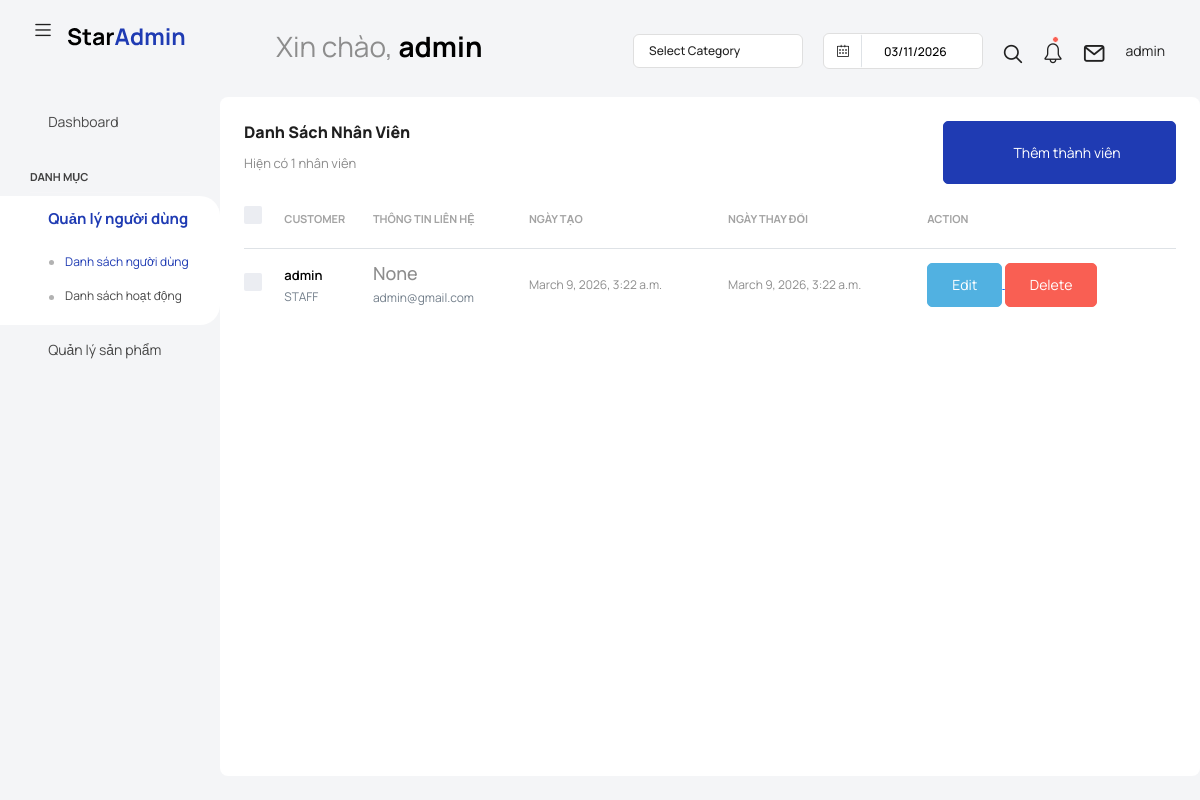
/listuserview (signed in), run on an earlier commit of the app's database.
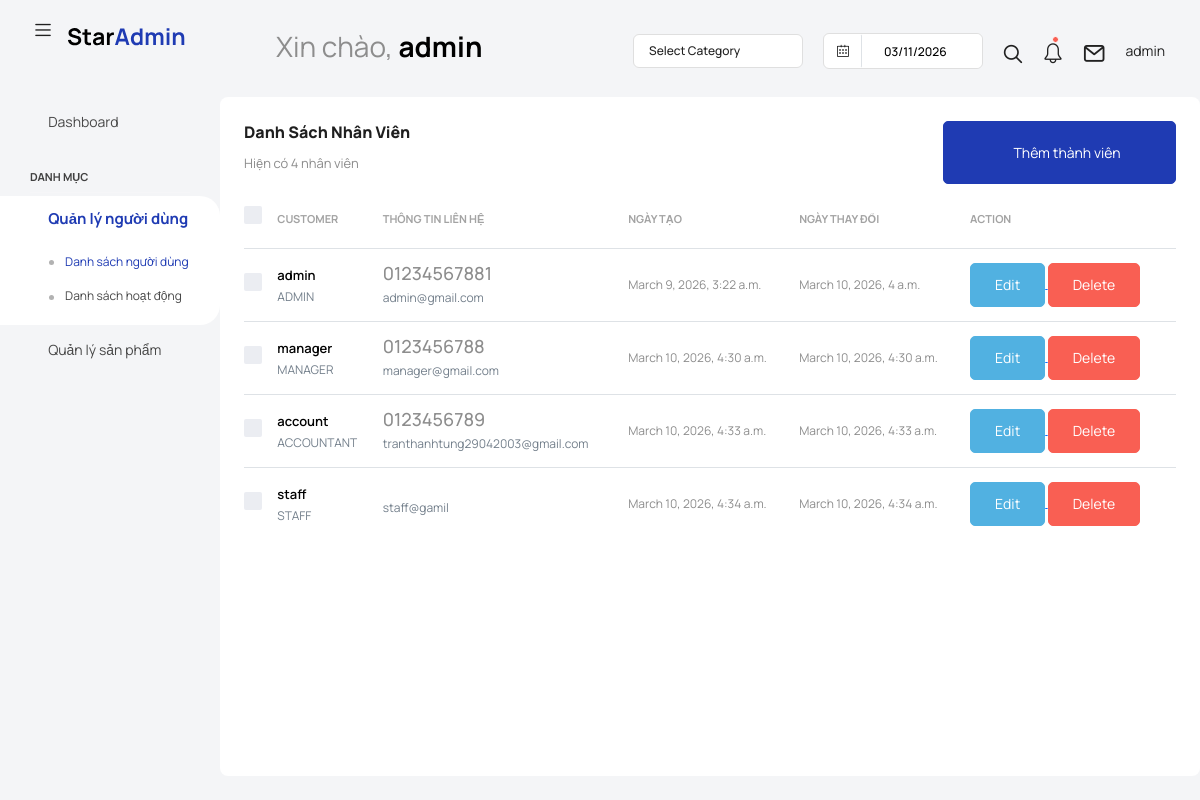
And on a later commit of the database.
### user/models.py (models this page shows, shortened)
class User(AbstractUser):
    class Role(models.TextChoices):
        ADMIN = "ADMIN", "Admin"
        MANAGER = "MANAGER", "Manager"
        ACCOUNTANT = "ACCOUNTANT", "Accountant"
        STAFF = "STAFF", "Staff"
    phone = models.CharField(max_length=20, null=True, blank=True)
    role = models.CharField(
        max_length=20,
        choices=Role.choices,
        default=Role.STAFF
    )
    created_at = models.DateTimeField(auto_now_add=True)
    updated_at = models.DateTimeField(auto_now=True)

### user/views.py (the view)
# urls.py: path("listuserview", listuserview, name = "listuserview"),
@login_required
def listuserview(request):
    if request.method == "GET":
        listuser = User.objects.all()
        return render(request, "user/list_user.html", {"listuser": listuser})
    return render(request, "blank_page.html")

### templates/user/list_user.html (shortened to what this page needs)
{% extends "base.html" %}
{% block content %}
<div class="row flex-grow">
                            <div class="col-12 grid-margin stretch-card">
                              <div class="card card-rounded">
                                <div class="card-body">
                                  <div class="d-sm-flex justify-content-between align-items-start">
                                    <div>
                                      <h4 class="card-title card-title-dash">Danh sách nhân viên</h4>
                                      <p class="card-subtitle card-subtitle-dash">Hiện có {{listuser.count}} nhân viên</p>
                                    </div>
                                    <div>
                                        <a href="{% url 'user/add_user' %}">
                                             <button class="btn btn-primary btn-lg text-white mb-0 me-0" type="button"><i class="mdi mdi-account-plus"></i> Thêm thành viên</button>
                                        </a>
                                    </div>
                                  </div>
                                  <div class="table-responsive  mt-1">
                                    <table class="table select-table">
                                      <thead>
                                        <tr>
                                          <th>
                                            <div class="form-check form-check-flat mt-0">
                                            </div>
                                          </th>
                                          <th>Customer</th>
                                          <th>Thông tin liên hệ</th>
                                          <th>Ngày tạo</th>
                                            <th>Ngày thay đổi</th>
                                          <th>Action</th>
                                        </tr>
                                      </thead>
                                      <tbody>
                                        {% for user in listuser %}
  <tr>
                                          <td>
                                            <div class="form-check form-check-flat mt-0">
                                            </div>
                                          </td>
                                          <td>
                                            <div class="d-flex ">
                                              <div>
                                                <h6>{{ user.username }}</h6>
                                                <p>{{user.role}}</p>
                                              </div>
                                            </div>
                                          </td>
                                          <td>
                                            <h4>{{ user.phone }}</h4>
                                              <p>{{user.email}}</p>
                                          </td>
                                          <td>
                                            {{user.created_at}}
                                          </td>
      <td>
                                            {{user.updated_at}}
                                          </td>
                                          <td>
                                              <a href="{% url 'user/edit_user' user.id %}">
                                                    <button  class="btn btn-info" type="edit">Edit</button>
                                              </a>
<a href="{% url 'user/delete_user' user.id %}">
     <button  class="btn btn-danger" type="delete">Delete</button>
</a>
                                          </td>
                                        </tr>
                                        {% endfor %}
                                      </tbody>
                                    </table>
                                  </div>
                                </div>
                              </div>
                            </div>
                          </div>
{% endblock %}

### templates/base.html (shortened to what this page needs)
{% load static %}
<!DOCTYPE html>
<html lang="en">
  <head>
    <link rel="stylesheet" href="{% static 'vendors/feather/feather.css' %}">
    <link rel="stylesheet" href="{% static 'vendors/mdi/css/materialdesignicons.min.css' %}">
    <link rel="stylesheet" href="{% static 'vendors/ti-icons/css/themify-icons.css' %}">
    <link rel="stylesheet" href="{% static 'vendors/font-awesome/css/font-awesome.min.css' %}">
    <link rel="stylesheet" href="{% static 'vendors/typicons/typicons.css' %}">
    <link rel="stylesheet" href="{% static 'vendors/simple-line-icons/css/simple-line-icons.css' %}">
    <link rel="stylesheet" href="{% static 'vendors/css/vendor.bundle.base.css' %}">
    <link rel="stylesheet" href="{% static 'vendors/bootstrap-datepicker/bootstrap-datepicker.min.css' %}">
    <link rel="stylesheet" href="{% static 'vendors/datatables.net-bs4/dataTables.bootstrap4.css' %}">
    <link rel="stylesheet" type="text/css" href="{% static 'js/select.dataTables.min.css' %}">
    <link rel="stylesheet" href="{% static 'css/style.css' %}">
  </head>
  <body class="with-welcome-text">
    <div class="container-scroller">
      <nav class="navbar default-layout col-lg-12 col-12 p-0 fixed-top d-flex align-items-start flex-row">
        <div class="text-center navbar-brand-wrapper d-flex align-items-start justify-content-start">
          <div class="me-3">
            <button class="navbar-toggler navbar-toggler align-self-center" type="button" data-bs-toggle="minimize">
              <span class="icon-menu"></span>
            </button>
          </div>
          <div>
            <a class="navbar-brand brand-logo" href="index.html">
              <img src="{% static 'images/logo.svg' %}" alt="logo" />
            </a>
          </div>
        </div>
        <div class="navbar-menu-wrapper d-flex align-items-top">
          <ul class="navbar-nav">
            <li class="nav-item fw-semibold d-none d-lg-block ms-0">
              <h1 class="welcome-text">Xin chào, <span class="text-black fw-bold">{{ user.username }}</span></h1>
            </li>
          </ul>
          <ul class="navbar-nav ms-auto">
            <li class="nav-item dropdown d-none d-lg-block">
              <a class="nav-link dropdown-bordered dropdown-toggle dropdown-toggle-split" id="messageDropdown" href="#" data-bs-toggle="dropdown" aria-expanded="false"> Select Category </a>
            </li>
            <li class="nav-item d-none d-lg-block">
              <div id="datepicker-popup" class="input-group date datepicker navbar-date-picker">
                <span class="input-group-addon input-group-prepend border-right">
                  <span class="icon-calendar input-group-text calendar-icon"></span>
                </span>
                <input type="text" class="form-control">
              </div>
            </li>
            <li class="nav-item">
              <form class="search-form" action="#">
                <i class="icon-search"></i>
                <input type="search" class="form-control" placeholder="Search Here" title="Search here">
              </form>
            </li>
            <li class="nav-item dropdown">
              <a class="nav-link count-indicator" id="notificationDropdown" href="#" data-bs-toggle="dropdown">
                <i class="icon-bell"></i>
                <span class="count"></span>
              </a>
            </li>
            <li class="nav-item dropdown">
              <a class="nav-link count-indicator" id="countDropdown" href="#" data-bs-toggle="dropdown" aria-expanded="false">
                <i class="icon-mail icon-lg"></i>
              </a>
            </li>
            <li class="nav-item dropdown d-none d-lg-block user-dropdown">
              <a class="nav-link" id="UserDropdown" href="#" data-bs-toggle="dropdown" aria-expanded="false">
                {{ user.username}} </a>
            </li>
          </ul>
        </div>
      </nav>
      <div class="container-fluid page-body-wrapper">
        <nav class="sidebar sidebar-offcanvas" id="sidebar">
          <ul class="nav">
            <li class="nav-item">
              <a class="nav-link" href="{% url 'dashboard'%}">
                <i class="mdi mdi-grid-large menu-icon"></i>
                <span class="menu-title">Dashboard</span>
              </a>
            </li>
            <li class="nav-item nav-category">Danh mục</li>
            <li class="nav-item">
              <a class="nav-link" data-bs-toggle="collapse" href="#ui-basic" aria-expanded="false" aria-controls="ui-basic">
                <i class="menu-icon mdi mdi-floor-plan"></i>
                <span class="menu-title">Quản lý người dùng</span>
                <i class="menu-arrow"></i>
              </a>
              <div class="collapse" id="ui-basic">
                <ul class="nav flex-column sub-menu">
                  <li class="nav-item"> <a class="nav-link" href="{% url 'listuserview' %}">Danh sách người dùng</a></li>
                  <li class="nav-item"> <a class="nav-link" href="{% url 'listloguser' %}">Danh sách hoạt động</a></li>
                </ul>
              </div>
            </li>
            <li class="nav-item">
              <a class="nav-link" data-bs-toggle="collapse" href="#ui-basic1" aria-expanded="false" aria-controls="ui-basic">
                <i class="menu-icon mdi mdi-floor-plan"></i>
                <span class="menu-title">Quản lý sản phẩm</span>
                <i class="menu-arrow"></i>
              </a>
            </li>
          </ul>
        </nav>
       {% block content %}
{% endblock %}
      </div>
    </div>
  </body>
</html>

What changed in the data, as far as the page shows it:
changed User "admin": role "STAFF" → "ADMIN"; phone "None" → "01234567881"; updated_at "March 9, 2026, 3:22 a.m." → "March 10, 2026, 4 a.m."
added User: username "manager", role "MANAGER", phone "0123456788", email "manager@gmail.com", created_at "March 10, 2026, 4:30 a.m.", updated_at "March 10, 2026, 4:30 a.m."
added User: username "account", role "ACCOUNTANT", phone "0123456789", email "tranthanhtung29042003@gmail.com", created_at "March 10, 2026, 4:33 a.m.", updated_at "March 10, 2026, 4:33 a.m."
added User: username "staff", role "STAFF", email "staff@gamil", created_at "March 10, 2026, 4:34 a.m.", updated_at "March 10, 2026, 4:34 a.m."
Also different on the page:
{{ listuser.count }}: "1" → "4"
